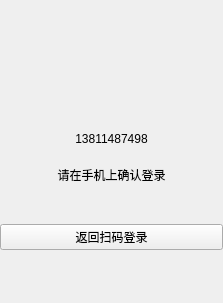
<?xml version="1.0" encoding="UTF-8"?>
<ui version="4.0">
 <class>QRCodeScanForm02</class>
 <widget class="QWidget" name="QRCodeScanForm02">
  <property name="geometry">
   <rect>
    <x>0</x>
    <y>0</y>
    <width>223</width>
    <height>303</height>
   </rect>
  </property>
  <property name="windowTitle">
   <string>Form</string>
  </property>
  <layout class="QVBoxLayout" name="verticalLayout_5">
   <property name="spacing">
    <number>0</number>
   </property>
   <property name="leftMargin">
    <number>0</number>
   </property>
   <property name="topMargin">
    <number>0</number>
   </property>
   <property name="rightMargin">
    <number>0</number>
   </property>
   <property name="bottomMargin">
    <number>0</number>
   </property>
   <item>
    <layout class="QVBoxLayout" name="verticalLayout_4">
     <property name="spacing">
      <number>0</number>
     </property>
     <item>
      <layout class="QHBoxLayout" name="horizontalLayout">
       <property name="topMargin">
        <number>22</number>
       </property>
       <property name="bottomMargin">
        <number>90</number>
       </property>
       <item>
        <spacer name="horizontalSpacer">
         <property name="orientation">
          <enum>Qt::Horizontal</enum>
         </property>
         <property name="sizeHint" stdset="0">
          <size>
           <width>40</width>
           <height>20</height>
          </size>
         </property>
        </spacer>
       </item>
       <item>
        <widget class="QLabel" name="label_title">
         <property name="text">
          <string/>
         </property>
        </widget>
       </item>
       <item>
        <spacer name="horizontalSpacer_2">
         <property name="orientation">
          <enum>Qt::Horizontal</enum>
         </property>
         <property name="sizeHint" stdset="0">
          <size>
           <width>40</width>
           <height>20</height>
          </size>
         </property>
        </spacer>
       </item>
      </layout>
     </item>
     <item>
      <layout class="QVBoxLayout" name="verticalLayout_2">
       <item>
        <widget class="QLabel" name="mobileLabel">
         <property name="text">
          <string>13811487498</string>
         </property>
         <property name="alignment">
          <set>Qt::AlignCenter</set>
         </property>
        </widget>
       </item>
      </layout>
     </item>
     <item>
      <layout class="QVBoxLayout" name="verticalLayout">
       <property name="topMargin">
        <number>20</number>
       </property>
       <property name="bottomMargin">
        <number>40</number>
       </property>
       <item>
        <widget class="QLabel" name="confirmTextLabel">
         <property name="text">
          <string>请在手机上确认登录</string>
         </property>
         <property name="alignment">
          <set>Qt::AlignCenter</set>
         </property>
        </widget>
       </item>
      </layout>
     </item>
     <item>
      <layout class="QVBoxLayout" name="verticalLayout_3">
       <item>
        <widget class="QPushButton" name="backCodeScanButton">
         <property name="text">
          <string>返回扫码登录</string>
         </property>
        </widget>
       </item>
      </layout>
     </item>
     <item>
      <spacer name="verticalSpacer_2">
       <property name="orientation">
        <enum>Qt::Vertical</enum>
       </property>
       <property name="sizeHint" stdset="0">
        <size>
         <width>17</width>
         <height>68</height>
        </size>
       </property>
      </spacer>
     </item>
    </layout>
   </item>
  </layout>
 </widget>
 <resources/>
 <connections/>
</ui>
